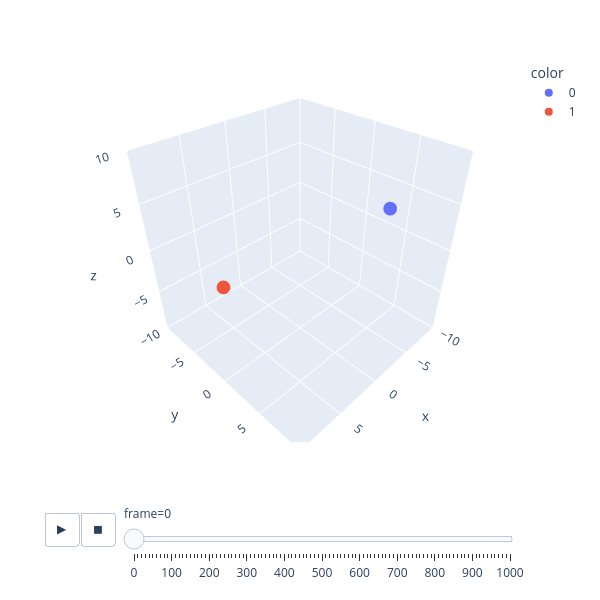

This figure's notebook cell:
### Markdown cell above
To create a frame skip, a constant value can be used, and at each simulation step, the frame writing code is behind an if statement that sees if the frame number is divisible by the frame skip. Meaning that if the frame skip is 5, the list is only updated every 5 frames when the remainder of the two values is 0.

I also added a width and height element to the figure so that it is easier to use in notebooks.

### Code cell
import numpy as np

points = np.zeros([2, 6])
points[0, 0:3] = ([-5, 6, 5])
points[0, 3:7] = ([1, -1, -1])
points[1, 0:3] = ([5, -6, -5])
points[1, 3:7] = ([-1, 1, 1])

time = 10
dt = 0.01
t = 0
R = 10

frames = []
frame_number = 0
frame_skip = 10
while t < time:
    if frame_number % frame_skip == 0: # Testing if the remainder of the frame number / frame skip is 0
        for i in range(2):
            # Adding a string conversion of i that gives a value corresponding to the point
            frames.append((points[i,0], points[i,1], points[i,2], str(i), frame_number)) 
        
    points[:,0:3] += points[:,3:7] * dt
    
    t += dt
    frame_number += 1

import pandas as pd
import plotly.express as px

data_frame = pd.DataFrame(frames, columns=['x','y','z','color','frame']) # Updating the data frame to have a color value

fig = px.scatter_3d(
    data_frame,
    x='x',
    y='y',
    z='z',
    color='color', # Setting the color to the string value
    animation_frame='frame',
    # Width and height argument for the figure
    width=600, 
    height=600,
)

#Setting the frame duration to 10 milliseconds, and the transition to 1 millisecond
fig.layout.updatemenus[0].buttons[0].args[1]['frame']['duration'] = 10
fig.layout.updatemenus[0].buttons[0].args[1]['transition']['duration'] = 1

#Updating the scene so that the axis are dependent on a variable constant with a cubic aspect ratio
fig.update_layout(
    scene=dict(
        xaxis=dict(range=[-R, R]),
        yaxis=dict(range=[-R, R]),
        zaxis=dict(range=[-R, R]),
        aspectmode='cube'
    )
)

fig.show()

### Figure 1 — Plotly figure (JSON) as saved in the notebook; plotly's stock layout.template omitted (floating-point values rounded to 4 significant figures)
{"data": [{"hovertemplate": "color=0<br>frame=0<br>x=%{x}<br>y=%{y}<br>z=%{z}<extra></extra>", "legendgroup": "0", "marker": {"color": "#636efa", "symbol": "circle"}, "mode": "markers", "name": "0", "scene": "scene", "showlegend": true, "type": "scatter3d", "x": [-5.0], "y": [6.0], "z": [5.0]}, {"hovertemplate": "color=1<br>frame=0<br>x=%{x}<br>y=%{y}<br>z=%{z}<extra></extra>", "legendgroup": "1", "marker": {"color": "#EF553B", "symbol": "circle"}, "mode": "markers", "name": "1", "scene": "scene", "showlegend": true, "type": "scatter3d", "x": [5.0], "y": [-6.0], "z": [-5.0]}], "layout": {"height": 600, "legend": {"title": {"text": "color"}, "tracegroupgap": 0}, "margin": {"t": 60}, "scene": {"aspectmode": "cube", "aspectratio": {"x": 1, "y": 1, "z": 1}, "domain": {"x": [0, 1], "y": [0, 1]}, "xaxis": {"range": [-10, 10], "title": {"text": "x"}, "type": "linear"}, "yaxis": {"range": [-10, 10], "title": {"text": "y"}, "type": "linear"}, "zaxis": {"range": [-10, 10], "title": {"text": "z"}, "type": "linear"}}, "sliders": [{"active": 0, "currentvalue": {"prefix": "frame="}, "len": 0.9, "pad": {"b": 10, "t": 60}, "steps": [{"args": [["0"], {"frame": {"duration": 0, "redraw": true}, "fromcurrent": true, "mode": "immediate", "transition": {"duration": 0, "easing": "linear"}}], "label": "0", "method": "animate"}, {"args": [["10"], {"frame": {"duration": 0, "redraw": true}, "fromcurrent": true, "mode": "immediate", "transition": {"duration": 0, "easing": "linear"}}], "label": "10", "method": "animate"}, {"args": [["20"], {"frame": {"duration": 0, "redraw": true}, "fromcurrent": true, "mode": "immediate", "transition": {"duration": 0, "easing": "linear"}}], "label": "20", "method": "animate"}, {"args": [["30"], {"frame": {"duration": 0, "redraw": true}, "fromcurrent": true, "mode": "immediate", "transition": {"duration": 0, "easing": "linear"}}], "label": "30", "method": "animate"}, {"args": [["40"], {"frame": {"duration": 0, "redraw": true}, "fromcurrent": true, "mode": "immediate", "transition": {"duration": 0, "easing": "linear"}}], "label": "40", "method": "animate"}, {"args": [["50"], {"frame": {"duration": 0, "redraw": true}, "fromcurrent": true, "mode": "immediate", "transition": {"duration": 0, "easing": "linear"}}], "label": "50", "method": "animate"}, {"args": [["60"], {"frame": {"duration": 0, "redraw": true}, "fromcurrent": true, "mode": "immediate", "transition": {"duration": 0, "easing": "linear"}}], "label": "60", "method": "animate"}, {"args": [["70"], {"frame": {"duration": 0, "redraw": true}, "fromcurrent": true, "mode": "immediate", "transition": {"duration": 0, "easing": "linear"}}], "label": "70", "method": "animate"}, {"args": [["80"], {"frame": {"duration": 0, "redraw": true}, "fromcurrent": true, "mode": "immediate", "transition": {"duration": 0, "easing": "linear"}}], "label": "80", "method": "animate"}, {"args": [["90"], {"frame": {"duration": 0, "redraw": true}, "fromcurrent": true, "mode": "immediate", "transition": {"duration": 0, "easing": "linear"}}], "label": "90", "method": "animate"}, {"args": [["100"], {"frame": {"duration": 0, "redraw": true}, "fromcurrent": true, "mode": "immediate", "transition": {"duration": 0, "easing": "linear"}}], "label": "100", "method": "animate"}, {"args": [["110"], {"frame": {"duration": 0, "redraw": true}, "fromcurrent": true, "mode": "immediate", "transition": {"duration": 0, "easing": "linear"}}], "label": "110", "method": "animate"}, {"args": [["120"], {"frame": {"duration": 0, "redraw": true}, "fromcurrent": true, "mode": "immediate", "transition": {"duration": 0, "easing": "linear"}}], "label": "120", "method": "animate"}, {"args": [["130"], {"frame": {"duration": 0, "redraw": true}, "fromcurrent": true, "mode": "immediate", "transition": {"duration": 0, "easing": "linear"}}], "label": "130", "method": "animate"}, {"args": [["140"], {"frame": {"duration": 0, "redraw": true}, "fromcurrent": true, "mode": "immediate", "transition": {"duration": 0, "easing": "linear"}}], "label": "140", "method": "animate"}, {"args": [["150"], {"frame": {"duration": 0, "redraw": true}, "fromcurrent": true, "mode": "immediate", "transition": {"duration": 0, "easing": "linear"}}], "label": "150", "method": "animate"}, {"args": [["160"], {"frame": {"duration": 0, "redraw": true}, "fromcurrent": true, "mode": "immediate", "transition": {"duration": 0, "easing": "linear"}}], "label": "160", "method": "animate"}, {"args": [["170"], {"frame": {"duration": 0, "redraw": true}, "fromcurrent": true, "mode": "immediate", "transition": {"duration": 0, "easing": "linear"}}], "label": "170", "method": "animate"}, {"args": [["180"], {"frame": {"duration": 0, "redraw": true}, "fromcurrent": true, "mode": "immediate", "transition": {"duration": 0, "easing": "linear"}}], "label": "180", "method": "animate"}, {"args": [["190"], {"frame": {"duration": 0, "redraw": true}, "fromcurrent": true, "mode": "immediate", "transition": {"duration": 0, "easing": "linear"}}], "label": "190", "method": "animate"}, {"args": [["200"], {"frame": {"duration": 0, "redraw": true}, "fromcurrent": true, "mode": "immediate", "transition": {"duration": 0, "easing": "linear"}}], "label": "200", "method": "animate"}, {"args": [["210"], {"frame": {"duration": 0, "redraw": true}, "fromcurrent": true, "mode": "immediate", "transition": {"duration": 0, "easing": "linear"}}], "label": "210", "method": "animate"}, {"args": [["220"], {"frame": {"duration": 0, "redraw": true}, "fromcurrent": true, "mode": "immediate", "transition": {"duration": 0, "easing": "linear"}}], "label": "220", "method": "animate"}, {"args": [["230"], {"frame": {"duration": 0, "redraw": true}, "fromcurrent": true, "mode": "immediate", "transition": {"duration": 0, "easing": "linear"}}], "label": "230", "method": "animate"}, {"args": [["240"], {"frame": {"duration": 0, "redraw": true}, "fromcurrent": true, "mode": "immediate", "transition": {"duration": 0, "easing": "linear"}}], "label": "240", "method": "animate"}, {"args": [["250"], {"frame": {"duration": 0, "redraw": true}, "fromcurrent": true, "mode": "immediate", "transition": {"duration": 0, "easing": "linear"}}], "label": "250", "method": "animate"}, {"args": [["260"], {"frame": {"duration": 0, "redraw": true}, "fromcurrent": true, "mode": "immediate", "transition": {"duration": 0, "easing": "linear"}}], "label": "260", "method": "animate"}, {"args": [["270"], {"frame": {"duration": 0, "redraw": true}, "fromcurrent": true, "mode": "immediate", "transition": {"duration": 0, "easing": "linear"}}], "label": "270", "method": "animate"}, {"args": [["280"], {"frame": {"duration": 0, "redraw": true}, "fromcurrent": true, "mode": "immediate", "transition": {"duration": 0, "easing": "linear"}}], "label": "280", "method": "animate"}, {"args": [["290"], {"frame": {"duration": 0, "redraw": true}, "fromcurrent": true, "mode": "immediate", "transition": {"duration": 0, "easing": "linear"}}], "label": "290", "method": "animate"}, {"args": [["300"], {"frame": {"duration": 0, "redraw": true}, "fromcurrent": true, "mode": "immediate", "transition": {"duration": 0, "easing": "linear"}}], "label": "300", "method": "animate"}, {"args": [["310"], {"frame": {"duration": 0, "redraw": true}, "fromcurrent": true, "mode": "immediate", "transition": {"duration": 0, "easing": "linear"}}], "label": "310", "method": "animate"}, {"args": [["320"], {"frame": {"duration": 0, "redraw": true}, "fromcurrent": true, "mode": "immediate", "transition": {"duration": 0, "easing": "linear"}}], "label": "320", "method": "animate"}, {"args": [["330"], {"frame": {"duration": 0, "redraw": true}, "fromcurrent": true, "mode": "immediate", "transition": {"duration": 0, "easing": "linear"}}], "label": "330", "method": "animate"}, {"args": [["340"], {"frame": {"duration": 0, "redraw": true}, "fromcurrent": true, "mode": "immediate", "transition": {"duration": 0, "easing": "linear"}}], "label": "340", "method": "animate"}, {"args": [["350"], {"frame": {"duration": 0, "redraw": true}, "fromcurrent": true, "mode": "immediate", "transition": {"duration": 0, "easing": "linear"}}], "label": "350", "method": "animate"}, {"args": [["360"], {"frame": {"duration": 0, "redraw": true}, "fromcurrent": true, "mode": "immediate", "transition": {"duration": 0, "easing": "linear"}}], "label": "360", "method": "animate"}, {"args": [["370"], {"frame": {"duration": 0, "redraw": true}, "fromcurrent": true, "mode": "immediate", "transition": {"duration": 0, "easing": "linear"}}], "label": "370", "method": "animate"}, {"args": [["380"], {"frame": {"duration": 0, "redraw": true}, "fromcurrent": true, "mode": "immediate", "transition": {"duration": 0, "easing": "linear"}}], "label": "380", "method": "animate"}, {"args": [["390"], {"frame": {"duration": 0, "redraw": true}, "fromcurrent": true, "mode": "immediate", "transition": {"duration": 0, "easing": "linear"}}], "label": "390", "method": "animate"}, {"args": [["400"], {"frame": {"duration": 0, "redraw": true}, "fromcurrent": true, "mode": "immediate", "transition": {"duration": 0, "easing": "linear"}}], "label": "400", "method": "animate"}, {"args": [["410"], {"frame": {"duration": 0, "redraw": true}, "fromcurrent": true, "mode": "immediate", "transition": {"duration": 0, "easing": "linear"}}], "label": "410", "method": "animate"}, {"args": [["420"], {"frame": {"duration": 0, "redraw": true}, "fromcurrent": true, "mode": "immediate", "transition": {"duration": 0, "easing": "linear"}}], "label": "420", "method": "animate"}, {"args": [["430"], {"frame": {"duration": 0, "redraw": true}, "fromcurrent": true, "mode": "immediate", "transition": {"duration": 0, "easing": "linear"}}], "label": "430", "method": "animate"}, {"args": [["440"], {"frame": {"duration": 0, "redraw": true}, "fromcurrent": true, "mode": "immediate", "transition": {"duration": 0, "easing": "linear"}}], "label": "440", "method": "animate"}, {"args": [["450"], {"frame": {"duration": 0, "redraw": true}, "fromcurrent": true, "mode": "immediate", "transition": {"duration": 0, "easing": "linear"}}], "label": "450", "method": "animate"}, {"args": [["460"], {"frame": {"duration": 0, "redraw": true}, "fromcurrent": true, "mode": "immediate", "transition": {"duration": 0, "easing": "linear"}}], "label": "460", "method": "animate"}, {"args": [["470"], {"frame": {"duration": 0, "redraw": true}, "fromcurrent": true, "mode": "immediate", "transition": {"duration": 0, "easing": "linear"}}], "label": "470", "method": "animate"}, {"args": [["480"], {"frame": {"duration": 0, "redraw": true}, "fromcurrent": true, "mode": "immediate", "transition": {"duration": 0, "easing": "linear"}}], "label": "480", "method": "animate"}, {"args": [["490"], {"frame": {"duration": 0, "redraw": true}, "fromcurrent": true, "mode": "immediate", "transition": {"duration": 0, "easing": "linear"}}], "label": "490", "method": "animate"}, {"args": [["500"], {"frame": {"duration": 0, "redraw": true}, "fromcurrent": true, "mode": "immediate", "transition": {"duration": 0, "easing": "linear"}}], "label": "500", "method": "animate"}, {"args": [["510"], {"frame": {"duration": 0, "redraw": true}, "fromcurrent": true, "mode": "immediate", "transition": {"duration": 0, "easing": "linear"}}], "label": "510", "method": "animate"}, {"args": [["520"], {"frame": {"duration": 0, "redraw": true}, "fromcurrent": true, "mode": "immediate", "transition": {"duration": 0, "easing": "linear"}}], "label": "520", "method": "animate"}, {"args": [["530"], {"frame": {"duration": 0, "redraw": true}, "fromcurrent": true, "mode": "immediate", "transition": {"duration": 0, "easing": "linear"}}], "label": "530", "method": "animate"}, {"args": [["540"], {"frame": {"duration": 0, "redraw": true}, "fromcurrent": true, "mode": "immediate", "transition": {"duration": 0, "easing": "linear"}}], "label": "540", "method": "animate"}, {"args": [["550"], {"frame": {"duration": 0, "redraw": true}, "fromcurrent": true, "mode": "immediate", "transition": {"duration": 0, "easing": "linear"}}], "label": "550", "method": "animate"}, {"args": [["560"], {"frame": {"duration": 0, "redraw": true}, "fromcurrent": true, "mode": "immediate", "transition": {"duration": 0, "easing": "linear"}}], "label": "560", "method": "animate"}, {"args": [["570"], {"frame": {"duration": 0, "redraw": true}, "fromcurrent": true, "mode": "immediate", "transition": {"duration": 0, "easing": "linear"}}], "label": "570", "method": "animate"}, {"args": [["580"], {"frame": {"duration": 0, "redraw": true}, "fromcurrent": true, "mode": "immediate", "transition": {"duration": 0, "easing": "linear"}}], "label": "580", "method": "animate"}, {"args": [["590"], {"frame": {"duration": 0, "redraw": true}, "fromcurrent": true, "mode": "immediate", "transition": {"duration": 0, "easing": "linear"}}], "label": "590", "method": "animate"}, {"args": [["600"], {"frame": {"duration": 0, "redraw": true}, "fromcurrent": true, "mode": "immediate", "transition": {"duration": 0, "easing": "linear"}}], "label": "600", "method": "animate"}, {"args": [["610"], {"frame": {"duration": 0, "redraw": true}, "fromcurrent": true, "mode": "immediate", "transition": {"duration": 0, "easing": "linear"}}], "label": "610", "method": "animate"}, {"args": [["620"], {"frame": {"duration": 0, "redraw": true}, "fromcurrent": true, "mode": "immediate", "transition": {"duration": 0, "easing": "linear"}}], "label": "620", "method": "animate"}, {"args": [["630"], {"frame": {"duration": 0, "redraw": true}, "fromcurrent": true, "mode": "immediate", "transition": {"duration": 0, "easing": "linear"}}], "label": "630", "method": "animate"}, {"args": [["640"], {"frame": {"duration": 0, "redraw": true}, "fromcurrent": true, "mode": "immediate", "transition": {"duration": 0, "easing": "linear"}}], "label": "640", "method": "animate"}, {"args": [["650"], {"frame": {"duration": 0, "redraw": true}, "fromcurrent": true, "mode": "immediate", "transition": {"duration": 0, "easing": "linear"}}], "label": "650", "method": "animate"}, {"args": [["660"], {"frame": {"duration": 0, "redraw": true}, "fromcurrent": true, "mode": "immediate", "transition": {"duration": 0, "easing": "linear"}}], "label": "660", "method": "animate"}, {"args": [["670"], {"frame": {"duration": 0, "redraw": true}, "fromcurrent": true, "mode": "immediate", "transition": {"duration": 0, "easing": "linear"}}], "label": "670", "method": "animate"}, {"args": [["680"], {"frame": {"duration": 0, "redraw": true}, "fromcurrent": true, "mode": "immediate", "transition": {"duration": 0, "easing": "linear"}}], "label": "680", "method": "animate"}, {"args": [["690"], {"frame": {"duration": 0, "redraw": true}, "fromcurrent": true, "mode": "immediate", "transition": {"duration": 0, "easing": "linear"}}], "label": "690", "method": "animate"}, {"args": [["700"], {"frame": {"duration": 0, "redraw": true}, "fromcurrent": true, "mode": "immediate", "transition": {"duration": 0, "easing": "linear"}}], "label": "700", "method": "animate"}, {"args": [["710"], {"frame": {"duration": 0, "redraw": true}, "fromcurrent": true, "mode": "immediate", "transition": {"duration": 0, "easing": "linear"}}], "label": "710", "method": "animate"}, {"args": [["720"], {"frame": {"duration": 0, "redraw": true}, "fromcurrent": true, "mode": "immediate", "transition": {"duration": 0, "easing": "linear"}}], "label": "720", "method": "animate"}, {"args": [["730"], {"frame": {"duration": 0, "redraw": true}, "fromcurrent": true, "mode": "immediate", "transition": {"duration": 0, "easing": "linear"}}], "label": "730", "method": "animate"}, {"args": [["740"], {"frame": {"duration": 0, "redraw": true}, "fromcurrent": true, "mode": "immediate", "transition": {"duration": 0, "easing": "linear"}}], "label": "740", "method": "animate"}, {"args": [["750"], {"frame": {"duration": 0, "redraw": true}, "fromcurrent": true, "mode": "immediate", "transition": {"duration": 0, "easing": "linear"}}], "label": "750", "method": "animate"}, {"args": [["760"], {"frame": {"duration": 0, "redraw": true}, "fromcurrent": true, "mode": "immediate", "transition": {"duration": 0, "easing": "linear"}}], "label": "760", "method": "animate"}, {"args": [["770"], {"frame": {"duration": 0, "redraw": true}, "fromcurrent": true, "mode": "immediate", "transition": {"duration": 0, "easing": "linear"}}], "label": "770", "method": "animate"}, {"args": [["780"], {"frame": {"duration": 0, "redraw": true}, "fromcurrent": true, "mode": "immediate", "transition": {"duration": 0, "easing": "linear"}}], "label": "780", "method": "animate"}, {"args": [["790"], {"frame": {"duration": 0, "redraw": true}, "fromcurrent": true, "mode": "immediate", "transition": {"duration": 0, "easing": "linear"}}], "label": "790", "method": "animate"}, {"args": [["800"], {"frame": {"duration": 0, "redraw": true}, "fromcurrent": true, "mode": "immediate", "transition": {"duration": 0, "easing": "linear"}}], "label": "800", "method": "animate"}, {"args": [["810"], {"frame": {"duration": 0, "redraw": true}, "fromcurrent": true, "mode": "immediate", "transition": {"duration": 0, "easing": "linear"}}], "label": "810", "method": "animate"}, {"args": [["820"], {"frame": {"duration": 0, "redraw": true}, "fromcurrent": true, "mode": "immediate", "transition": {"duration": 0, "easing": "linear"}}], "label": "820", "method": "animate"}, {"args": [["830"], {"frame": {"duration": 0, "redraw": true}, "fromcurrent": true, "mode": "immediate", "transition": {"duration": 0, "easing": "linear"}}], "label": "830", "method": "animate"}, {"args": [["840"], {"frame": {"duration": 0, "redraw": true}, "fromcurrent": true, "mode": "immediate", "transition": {"duration": 0, "easing": "linear"}}], "label": "840", "method": "animate"}, {"args": [["850"], {"frame": {"duration": 0, "redraw": true}, "fromcurrent": true, "mode": "immediate", "transition": {"duration": 0, "easing": "linear"}}], "label": "850", "method": "animate"}, {"args": [["860"], {"frame": {"duration": 0, "redraw": true}, "fromcurrent": true, "mode": "immediate", "transition": {"duration": 0, "easing": "linear"}}], "label": "860", "method": "animate"}, {"args": [["870"], {"frame": {"duration": 0, "redraw": true}, "fromcurrent": true, "mode": "immediate", "transition": {"duration": 0, "easing": "linear"}}], "label": "870", "method": "animate"}, {"args": [["880"], {"frame": {"duration": 0, "redraw": true}, "fromcurrent": true, "mode": "immediate", "transition": {"duration": 0, "easing": "linear"}}], "label": "880", "method": "animate"}, {"args": [["890"], {"frame": {"duration": 0, "redraw": true}, "fromcurrent": true, "mode": "immediate", "transition": {"duration": 0, "easing": "linear"}}], "label": "890", "method": "animate"}, {"args": [["900"], {"frame": {"duration": 0, "redraw": true}, "fromcurrent": true, "mode": "immediate", "transition": {"duration": 0, "easing": "linear"}}], "label": "900", "method": "animate"}, {"args": [["910"], {"frame": {"duration": 0, "redraw": true}, "fromcurrent": true, "mode": "immediate", "transition": {"duration": 0, "easing": "linear"}}], "label": "910", "method": "animate"}, {"args": [["920"], {"frame": {"duration": 0, "redraw": true}, "fromcurrent": true, "mode": "immediate", "transition": {"duration": 0, "easing": "linear"}}], "label": "920", "method": "animate"}, {"args": [["930"], {"frame": {"duration": 0, "redraw": true}, "fromcurrent": true, "mode": "immediate", "transition": {"duration": 0, "easing": "linear"}}], "label": "930", "method": "animate"}, {"args": [["940"], {"frame": {"duration": 0, "redraw": true}, "fromcurrent": true, "mode": "immediate", "transition": {"duration": 0, "easing": "linear"}}], "label": "940", "method": "animate"}, {"args": [["950"], {"frame": {"duration": 0, "redraw": true}, "fromcurrent": true, "mode": "immediate", "transition": {"duration": 0, "easing": "linear"}}], "label": "950", "method": "animate"}, {"args": [["960"], {"frame": {"duration": 0, "redraw": true}, "fromcurrent": true, "mode": "immediate", "transition": {"duration": 0, "easing": "linear"}}], "label": "960", "method": "animate"}, {"args": [["970"], {"frame": {"duration": 0, "redraw": true}, "fromcurrent": true, "mode": "immediate", "transition": {"duration": 0, "easing": "linear"}}], "label": "970", "method": "animate"}, {"args": [["980"], {"frame": {"duration": 0, "redraw": true}, "fromcurrent": true, "mode": "immediate", "transition": {"duration": 0, "easing": "linear"}}], "label": "980", "method": "animate"}, {"args": [["990"], {"frame": {"duration": 0, "redraw": true}, "fromcurrent": true, "mode": "immediate", "transition": {"duration": 0, "easing": "linear"}}], "label": "990", "method": "animate"}, {"args": [["1000"], {"frame": {"duration": 0, "redraw": true}, "fromcurrent": true, "mode": "immediate", "transition": {"duration": 0, "easing": "linear"}}], "label": "1000", "method": "animate"}], "x": 0.1, "xanchor": "left", "y": 0, "yanchor": "top"}], "updatemenus": [{"buttons": [{"args": [null, {"frame": {"duration": 10, "redraw": true}, "fromcurrent": true, "mode": "immediate", "transition": {"duration": 1, "easing": "linear"}}], "label": "&#9654;", "method": "animate"}, {"args": [[null], {"frame": {"duration": 0, "redraw": true}, "fromcurrent": true, "mode": "immediate", "transition": {"duration": 0, "easing": "linear"}}], "label": "&#9724;", "method": "animate"}], "direction": "left", "pad": {"r": 10, "t": 70}, "showactive": false, "type": "buttons", "x": 0.1, "xanchor": "right", "y": 0, "yanchor": "top"}], "width": 600}}
